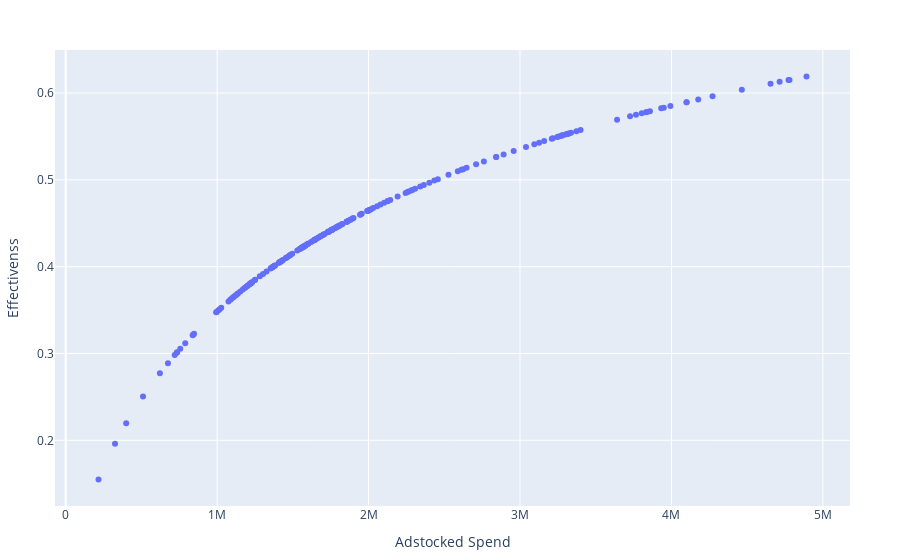

Notebook source saved alongside this figure:
### Code cell
media = 'vidtr'
spend_col = f'mdsp_{media}'
adstock_col = f'mdsp_{media}_adstock'
hill_col = f'mdsp_{media}_transformed'

fig = go.Figure()

fig.add_trace(go.Scatter(
    x=df[adstock_col],
    y=df[hill_col],
    mode='markers',
    name='Transformed vs Adstocked'
))

fig.update_layout(
    xaxis_title=f'Adstocked Spend',
    yaxis_title=f'Effectivenss',
    showlegend=False,
    margin=dict(l=50, r=50, t=50, b=50)
)

fig.show()

### Figure 1 — Plotly figure (JSON) as saved in the notebook; plotly's stock layout.template omitted (floating-point values rounded to 4 significant figures; data arrays with more than 128 entries replaced by an {"elided": "..."} marker saying what was removed)
{"data": [{"mode": "markers", "name": "Transformed vs Adstocked", "type": "scatter", "x": {"elided": "209 float values"}, "y": {"elided": "209 float values"}}], "layout": {"margin": {"b": 50, "l": 50, "r": 50, "t": 50}, "showlegend": false, "xaxis": {"title": {"text": "Adstocked Spend"}}, "yaxis": {"title": {"text": "Effectivenss"}}}}
